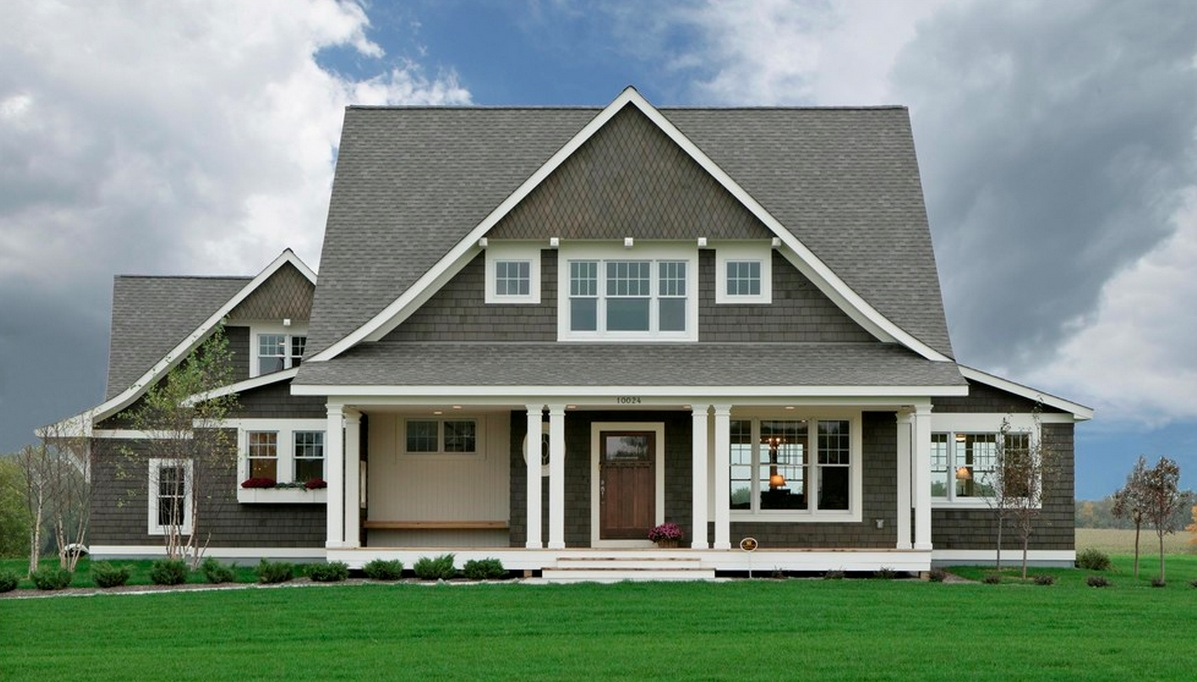
#> input picture OpenCV/home.jpg, 1197 x 682 px, given in place of the camera
$ python houghCirclesVideo.py   (Python 2 division)
#> lines starting #> are read from the running program, lines starting #| are printed output that depends on the picture; after the words box and inside, x2 and y2 are one past the last pixel; in counts of white or black regions, pixels touching at a corner belong together
import cv2
import cv2.cv as cv
import numpy as np

cap = cv2.VideoCapture(0)
print "Press Q to quit"

while(1):

    # Take each frame
    _, frame = cap.read()
#> frame is the input picture: shape (682, 1197, 3); mean B, G, R 125.1, 136.3, 121.2

    # Convert BGR to HSV
    hsv = cv2.cvtColor(frame, cv2.COLOR_BGR2HSV)
#> hsv: shape (682, 1197, 3); mean H, S, V 65.2, 60.3, 142

    # define range of blue color in HSV
   # lower_blue = np.array([110,50,50])
   # upper_blue = np.array([130,255,255])
    lower_org = np.array([10, 0, 0])
    upper_org = np.array([20, 255, 255])


    # Threshold the HSV image to get only blue colors
    mask = cv2.inRange(hsv, lower_org, upper_org)
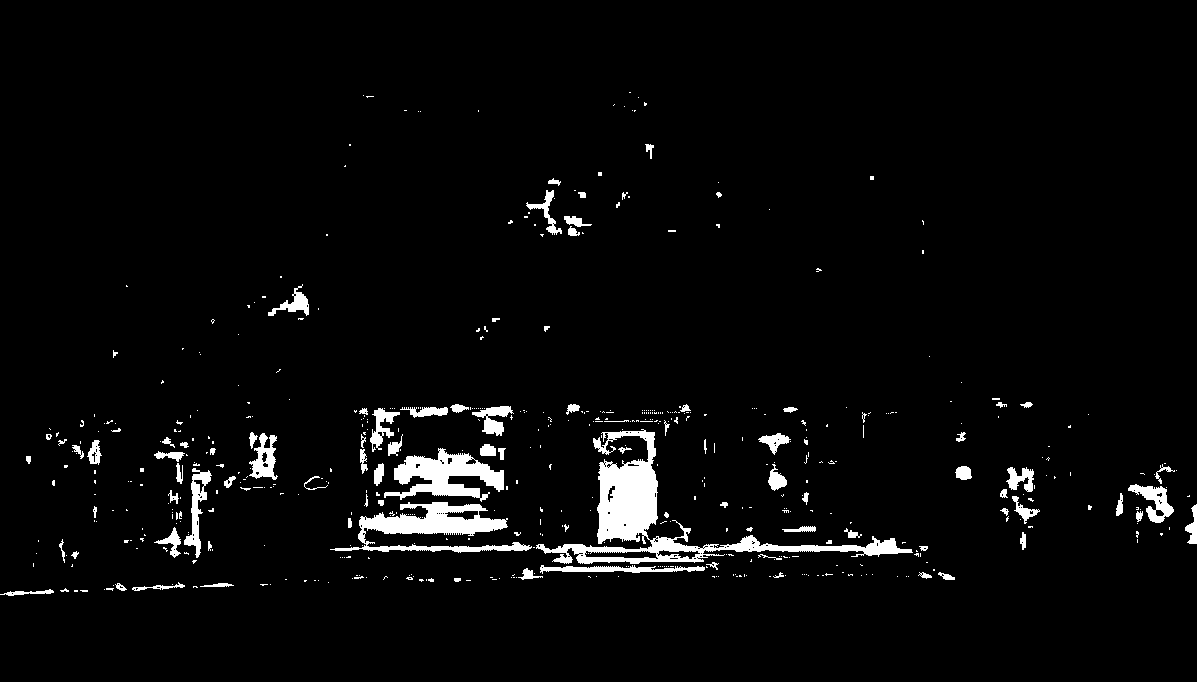
#> mask: shape (682, 1197); 3.6% white; 545 white regions (450 under 20 px), largest, box (x1, y1, x2, y2) and area: (536, 429, 913, 564) 8554, (330, 502, 532, 553) 3905, (384, 448, 504, 502) 3136

    mask = cv2.medianBlur(mask,5)
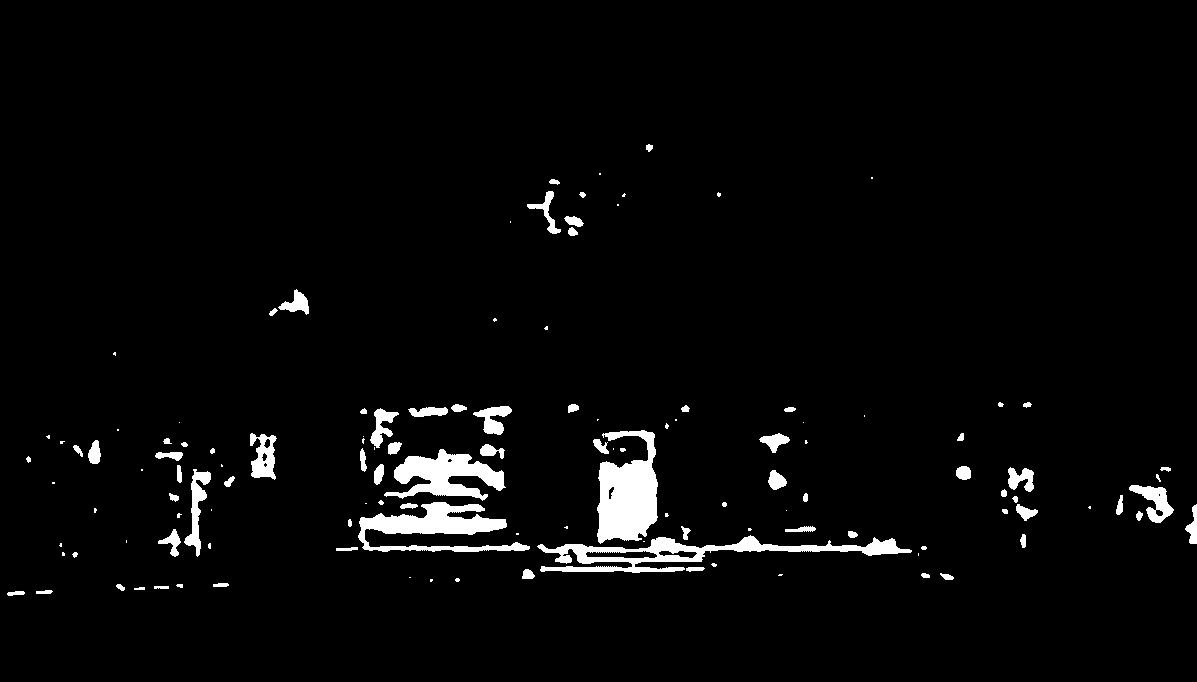
#> mask: shape (682, 1197); 3.2% white; 126 white regions (47 under 20 px), largest, box (x1, y1, x2, y2) and area: (597, 430, 658, 544) 4714, (537, 535, 912, 573) 4343, (358, 502, 530, 552) 3753
    cimg = cv2.cvtColor(mask, cv2.COLOR_GRAY2BGR)
    circles = cv2.HoughCircles(mask,cv.CV_HOUGH_GRADIENT,1,300,param1=50,param2=30,minRadius=0,maxRadius=0)
#> circles = [[433.5, 476.5, 69.1]]

    circles = np.uint16(np.around(circles))
#> circles = [[434, 476, 69]]
    for i in circles[0,:]:
        # draw the outer circle
        cv2.circle(cimg,(i[0],i[1]),i[2],(0,255,0),2)
        # draw the center of the circle
        cv2.circle(cimg,(i[0],i[1]),2,(0,0,255),3)
#> this loop made 1 pass
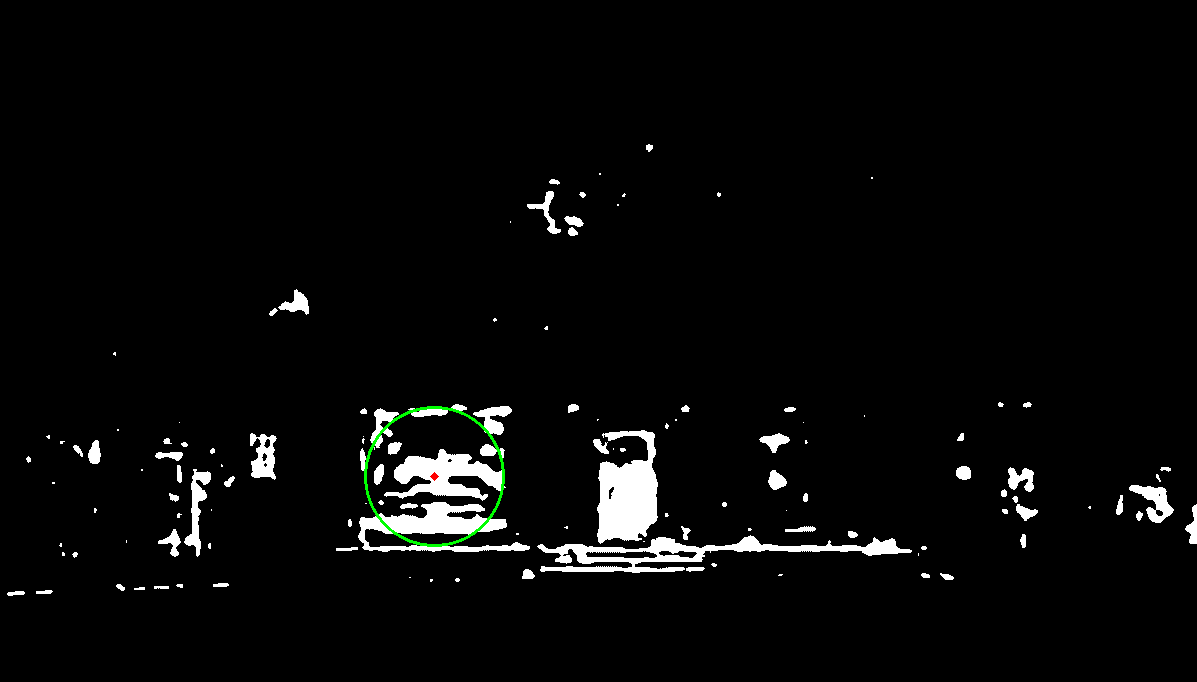
#> cimg: shape (682, 1197, 3); mean B, G, R 8.1, 8.5, 8.1
    cv2.imshow('detected circles',cimg)


    # Bitwise-AND mask and original image
    res = cv2.bitwise_and(frame,frame, mask= mask)
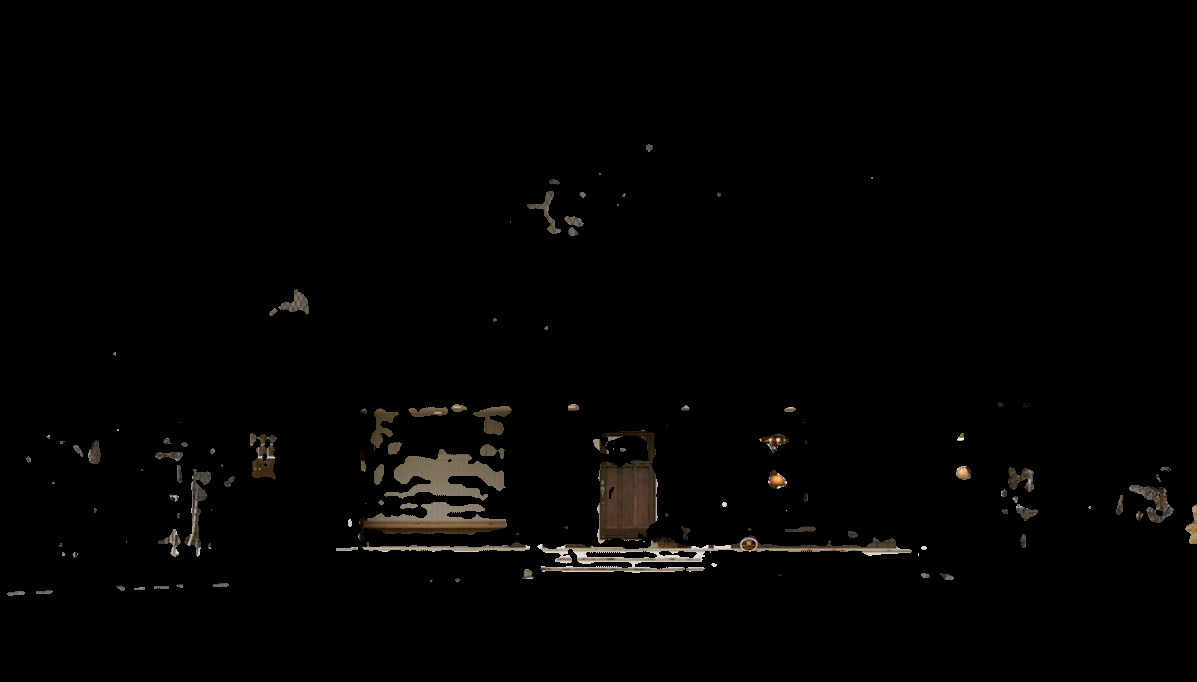
#> res: shape (682, 1197, 3); mean B, G, R 2.5, 3, 3.4

    cv2.imshow('frame',frame)
    cv2.imshow('mask',mask)
    cv2.imshow('res',res)
    if cv2.waitKey(1) & 0xFF == ord('q'):
#> (key q is pressed here)
        break

cap.release()
cv2.destroyAllWindows()
